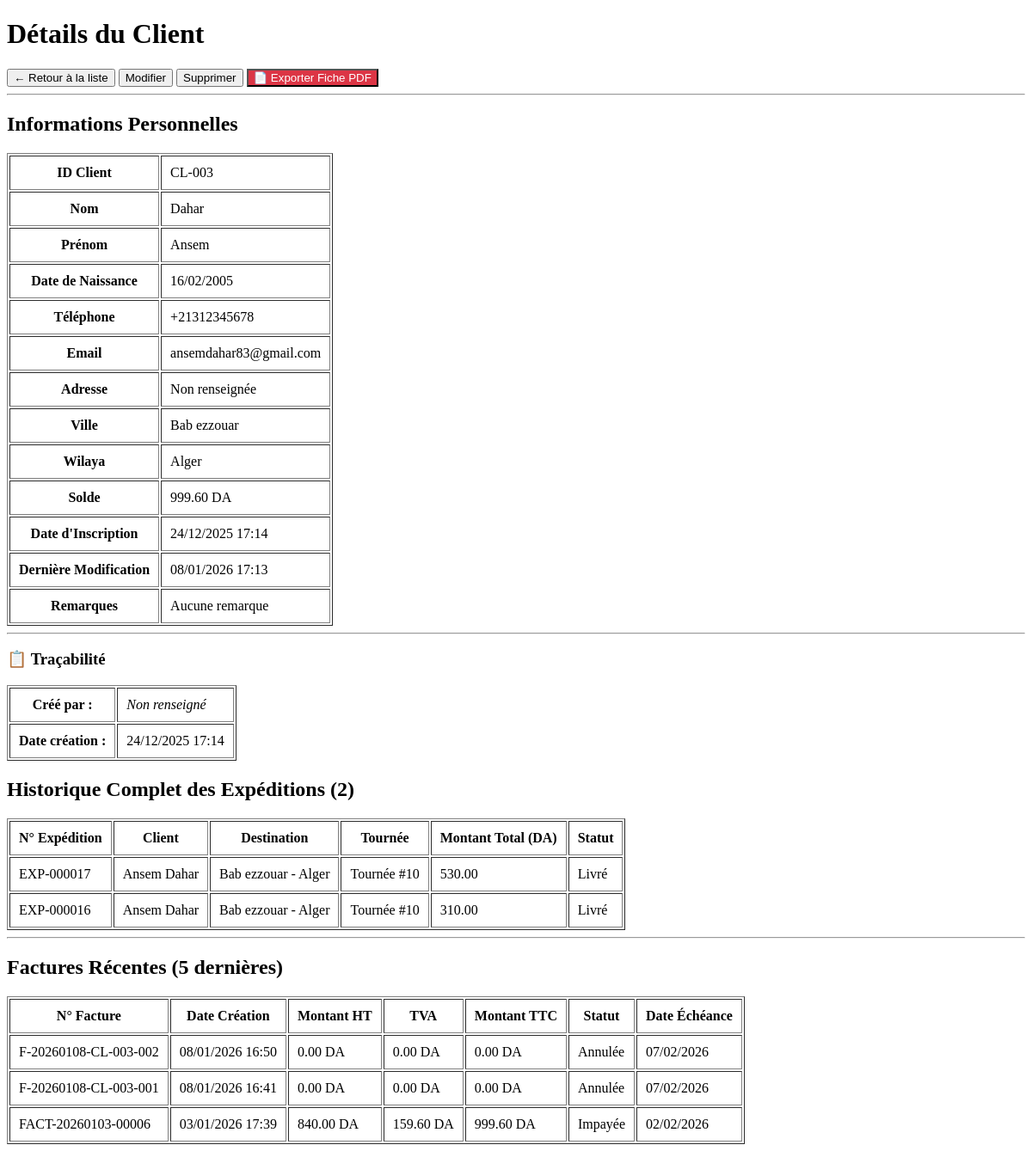
Page /clients/3/ (signed in) on the earlier database version.
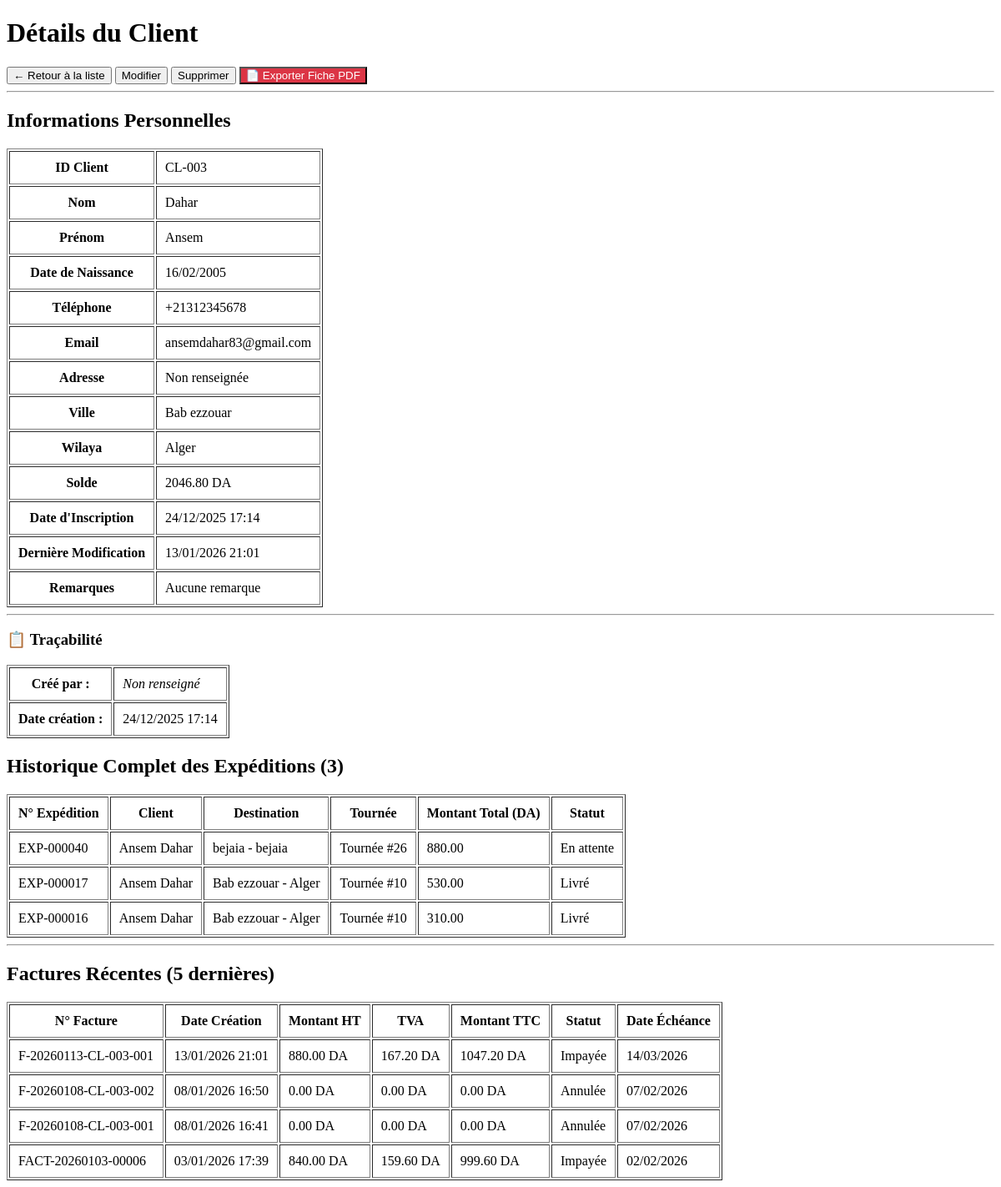
Same page on the later database version.
### app1/models.py (models this page shows, shortened)
class Client(models.Model):
    nom = models.CharField(max_length=20)
    prenom = models.CharField(max_length=20)
    date_naissance = models.DateField(default='2000-01-01')
    telephone = PhoneNumberField(region='DZ', unique=True)
    email = models.EmailField(blank=True, null=True)
    adresse = models.TextField(blank=True, null=True)
    ville = models.CharField(max_length=100, blank=True, null=True)
    wilaya = models.CharField(max_length=100, blank=True, null=True)
    solde = models.DecimalField(max_digits=12, decimal_places=2, default=0.00)
    date_inscription = models.DateTimeField(auto_now_add=True)
    date_modification = models.DateTimeField(auto_now=True)
    remarques = models.TextField(blank=True, null=True)
    compensation_autorisee = models.BooleanField(default=True,help_text="Autoriser la compensation automatique du crédit sur les factures")

class Expedition(models.Model):
    client = models.ForeignKey('Client', on_delete=models.PROTECT)
    destination = models.ForeignKey('Destination', on_delete=models.PROTECT)
    type_service = models.ForeignKey('TypeService', on_delete=models.PROTECT)
    tournee = models.ForeignKey('Tournee', on_delete=models.SET_NULL, null=True, blank=True, related_name='expeditions')
    nom_destinataire = models.CharField(max_length=100)
    telephone_destinataire = PhoneNumberField(region='DZ')
    email_destinataire = models.EmailField()
    adresse_destinataire = models.TextField()
    poids = models.DecimalField(max_digits=8, decimal_places=2, help_text="Poids en kg")
    volume = models.DecimalField(max_digits=8, decimal_places=2, help_text="Volume en m³")
    description = models.TextField(blank=True, null=True)
    montant_total = models.DecimalField(max_digits=10, decimal_places=2, default=0, editable=False)
    date_livraison_prevue = models.DateField(blank=True, null=True, editable=False)
    statut = models.CharField(max_length=20, choices=[('EN_ATTENTE', 'En attente'),('EN_TRANSIT', 'En transit'),('LIVRE', 'Livré'),('ECHEC', 'Échec'),('REENVOYE', 'Réexpédié'),], default='EN_ATTENTE')
    date_creation = models.DateTimeField(auto_now_add=True)
    date_livraison_reelle = models.DateField(blank=True, null=True)
    remarques = models.TextField(blank=True, null=True)
    cree_par = models.ForeignKey(settings.AUTH_USER_MODEL,on_delete=models.SET_NULL,null=True,blank=True,related_name='expeditions_crees',verbose_name="Créé par")
    modifie_par = models.ForeignKey(settings.AUTH_USER_MODEL,on_delete=models.SET_NULL,null=True,blank=True,related_name='expeditions_modifies',verbose_name="Modifié par")

class Destination(models.Model):
    ville = models.CharField(max_length=100, blank=True, null=True)
    wilaya = models.CharField(max_length=100)
    pays = models.CharField(max_length=100, default='Algérie')
    zone_geographique = models.CharField(max_length=20, choices=[('LOCALE', 'Locale (même wilaya)'),('NATIONALE', 'Nationale'),('INTERNATIONALE', 'Internationale'),])
    zone_logistique = models.CharField(max_length=10, choices=[('CENTRE', 'Centre (Alger, Blida...)'),('EST', 'Est (Constantine, Annaba, Sétif...)'),('OUEST', 'Ouest (Oran, Tlemcen, Sidi Bel Abbès...)'),('SUD', 'Sud (Tamanrasset, Adrar, Bechar...)'),], default='CENTRE')
    distance_estimee = models.IntegerField(help_text="Distance en km depuis le dépôt principal")
    tarif_base = models.DecimalField(max_digits=10, decimal_places=2, default=0, help_text="Tarif de base en DA")
    delai_livraison_estime = models.IntegerField(default=1, help_text="Délai estimé en jours")
    code_postal = models.CharField(max_length=10, blank=True, null=True)
    date_creation = models.DateTimeField(auto_now_add=True)
    date_modification = models.DateTimeField(auto_now=True)
    remarques = models.TextField(blank=True, null=True)

class Tournee(models.Model):
    chauffeur = models.ForeignKey('Chauffeur', on_delete=models.PROTECT)
    vehicule = models.ForeignKey('Vehicule', on_delete=models.PROTECT)
    date_depart = models.DateTimeField()
    date_retour_prevue = models.DateTimeField(blank=True, null=True)
    date_retour_reelle = models.DateTimeField(blank=True, null=True)
    zone_cible = models.CharField(max_length=10, choices=[('CENTRE', 'Centre'), ('EST', 'Est'), ('OUEST', 'Ouest'), ('SUD', 'Sud')])
    kilometrage_depart = models.PositiveIntegerField(blank=True, null=True, editable=False)
    kilometrage_arrivee = models.PositiveIntegerField(blank=True, null=True)
    kilometrage_parcouru = models.PositiveIntegerField(blank=True, null=True, editable=False)
    consommation_carburant = models.DecimalField(max_digits=6, decimal_places=2, blank=True, null=True, editable=False)
    statut = models.CharField(max_length=20, choices=[('PREVUE', 'Prévue'), ('EN_COURS', 'En cours'), ('TERMINEE', 'Terminée')], default='PREVUE')
    est_privee = models.BooleanField(default=False, help_text="Tournée privée EXPRESS")
    remarques = models.TextField(blank=True, null=True)
    date_creation = models.DateTimeField(auto_now_add=True)
    date_modification = models.DateTimeField(auto_now=True)
    cree_par = models.ForeignKey(settings.AUTH_USER_MODEL,on_delete=models.SET_NULL,null=True,blank=True,related_name='tournees_crees',verbose_name="Créé par")
    modifie_par = models.ForeignKey(settings.AUTH_USER_MODEL,on_delete=models.SET_NULL,null=True,blank=True,related_name='tournees_modifies',verbose_name="Modifié par")

class Facture(models.Model):
    client = models.ForeignKey('Client', on_delete=models.CASCADE, related_name='factures')
    expeditions = models.ManyToManyField('Expedition', related_name='factures')
    numero_facture = models.CharField(max_length=50, unique=True, blank=True)
    montant_ht = models.DecimalField(max_digits=10, decimal_places=2, default=0)
    montant_tva = models.DecimalField(max_digits=10, decimal_places=2, default=0)
    montant_ttc = models.DecimalField(max_digits=10, decimal_places=2, default=0)
    taux_tva = models.DecimalField(max_digits=5, decimal_places=2, default=19.00)
    date_creation = models.DateTimeField(auto_now_add=True)
    date_echeance = models.DateField()
    statut = models.CharField(max_length=20, choices=[('IMPAYEE', 'Impayée'),('PARTIELLEMENT_PAYEE', 'Partiellement payée'),('PAYEE', 'Payée'),('EN_RETARD', 'En retard'),('ANNULEE', 'Annulée'),], default='IMPAYEE')
    remarques = models.TextField(blank=True, null=True)
    cree_par = models.ForeignKey(settings.AUTH_USER_MODEL,on_delete=models.SET_NULL,null=True,blank=True,related_name='factures_creees',verbose_name="Créé par (agent)")
    class Meta:
        ordering = ['-date_creation']

### app1/views.py (the view)
# urls.py: path('clients/<int:client_id>/', views.detail_client, name='detail_client'),
@login_required
def detail_client(request, client_id):
    client = get_object_or_404(Client, id=client_id)
    expeditions = client.expedition_set.all().order_by('-date_creation')
    stats_client = {
        'total_expeditions': expeditions.count(),
        'expeditions_livrees': expeditions.filter(statut='LIVRE').count(),
        'expeditions_en_cours': expeditions.filter(statut='EN_TRANSIT').count(),
        'expeditions_en_attente': expeditions.filter(statut='EN_ATTENTE').count(),
        'total_depense': expeditions.aggregate(Sum('montant_total'))['montant_total__sum'] or 0,
    }
    factures = client.factures.all().order_by('-date_creation')[:5]  # Les 5 dernières
    return render(request, 'clients/detail.html', {
        'client': client,
        'expeditions': expeditions,
        'stats_client': stats_client,
        'factures': factures,
    })

### app1/templates/clients/detail.html (shortened to what this page needs)
<!DOCTYPE html>
<html lang="fr">
<head>
</head>
<body>
    <h1>Détails du Client</h1>
    <a href="{% url 'liste_clients' %}"><button>← Retour à la liste</button></a>
    <a href="{% url 'modifier_client' client.id %}"><button>Modifier</button></a>
    <a href="{% url 'supprimer_client' client.id %}"><button>Supprimer</button></a>
    <a href="{% url 'exporter_client_detail_pdf' client.id %}"><button style="background: #dc3545; color: white;">📄 Exporter Fiche PDF</button></a>
    <hr>
    <h2>Informations Personnelles</h2>
    <table border="1" cellpadding="10">
        <tr>
            <th>ID Client</th>
            <td>CL-{{ client.id|stringformat:"03d" }}</td>
        </tr>
        <tr>
            <th>Nom</th>
            <td>{{ client.nom }}</td>
        </tr>
        <tr>
            <th>Prénom</th>
            <td>{{ client.prenom }}</td>
        </tr>
        <tr>
            <th>Date de Naissance</th>
            <td>{{ client.date_naissance|date:"d/m/Y" }}</td>
        </tr>
        <tr>
            <th>Téléphone</th>
            <td>{{ client.telephone }}</td>
        </tr>
        <tr>
            <th>Email</th>
            <td>{{ client.email|default:"Non renseigné" }}</td>
        </tr>
        <tr>
            <th>Adresse</th>
            <td>{{ client.adresse|default:"Non renseignée" }}</td>
        </tr>
        <tr>
            <th>Ville</th>
            <td>{{ client.ville|default:"Non renseignée" }}</td>
        </tr>
        <tr>
            <th>Wilaya</th>
            <td>{{ client.wilaya|default:"Non renseignée" }}</td>
        </tr>
        <tr>
            <th>Solde</th>
            <td>{{ client.solde|floatformat:2 }} DA</td>
        </tr>
        <tr>
            <th>Date d'Inscription</th>
            <td>{{ client.date_inscription|date:"d/m/Y H:i" }}</td>
        </tr>
        <tr>
            <th>Dernière Modification</th>
            <td>{{ client.date_modification|date:"d/m/Y H:i" }}</td>
        </tr>
        <tr>
            <th>Remarques</th>
            <td>{{ client.remarques|default:"Aucune remarque" }}</td>
        </tr>
    </table>
    <hr>
    <h3>📋 Traçabilité</h3>
    <table border="1" cellpadding="10">
        <tr>
            <th>Créé par :</th>
            <td>
                {% if client.cree_par %}
                    {{ client.cree_par.first_name }} {{ client.cree_par.last_name }}
                    <small>(@{{ client.cree_par.username }})</small>
                {% else %}
                    <em>Non renseigné</em>
                {% endif %}
            </td>
        </tr>
        <tr>
            <th>Date création :</th>
            <td>{{ client.date_inscription|date:"d/m/Y H:i" }}</td>
        </tr>
    </table>
    <h2>Historique Complet des Expéditions ({{ expeditions.count }})</h2>
    {% if expeditions %}
    <table border="1" cellpadding="10">
        <thead>
            <tr>
                <th>N° Expédition</th>
                <th>Client</th>
                <th>Destination</th>
                <th>Tournée</th>
                <th>Montant Total (DA)</th>
                <th>Statut</th>
            </tr>
        </thead>
        <tbody>
            {% for exp in expeditions %}
            <tr>
                <td>EXP-{{ exp.id|stringformat:"06d" }}</td>
                <td>{{ exp.client.prenom }} {{ exp.client.nom }}</td>
                <td>{{ exp.destination.ville }} - {{ exp.destination.wilaya }}</td>
                <td>{% if exp.tournee %}Tournée #{{ exp.tournee.id }}{% else %}—{% endif %}</td>
                <td>{{ exp.montant_total|floatformat:2 }}</td>
                <td>{{ exp.get_statut_display }}</td>
            </tr>
            {% endfor %}
        </tbody>
    </table>
    {% else %}
    <p>Aucune expédition enregistrée pour ce client.</p>
    {% endif %}
    <hr>
    <h2>Factures Récentes (5 dernières)</h2>
    {% if factures %}
    <table border="1" cellpadding="10">
        <thead>
            <tr>
                <th>N° Facture</th>
                <th>Date Création</th>
                <th>Montant HT</th>
                <th>TVA</th>
                <th>Montant TTC</th>
                <th>Statut</th>
                <th>Date Échéance</th>
            </tr>
        </thead>
        <tbody>
            {% for facture in factures %}
            <tr>
                <td>{{ facture.numero_facture }}</td>
                <td>{{ facture.date_creation|date:"d/m/Y H:i" }}</td>
                <td>{{ facture.montant_ht|floatformat:2 }} DA</td>
                <td>{{ facture.montant_tva|floatformat:2 }} DA</td>
                <td>{{ facture.montant_ttc|floatformat:2 }} DA</td>
                <td>{{ facture.get_statut_display }}</td>
                <td>{{ facture.date_echeance|date:"d/m/Y" }}</td>
            </tr>
            {% endfor %}
        </tbody>
    </table>
    {% else %}
    <p>Aucune facture enregistrée.</p>
    {% endif %}
</body>
</html>

Differences in the rows shown:
changed Client "Dahar": solde "999.60" → "2046.80"; date_modification "08/01/2026 17:13" → "13/01/2026 21:01"
added Expedition: id "000040", client.prenom "Ansem", client.nom "Dahar", destination.ville "bejaia", destination.wilaya "bejaia", tournee.id "26", montant_total "880.00", statut "En attente"
added Facture: numero_facture "F-20260113-CL-003-001", date_creation "13/01/2026 21:01", montant_ht "880.00", montant_tva "167.20", montant_ttc "1047.20", statut "Impayée", date_echeance "14/03/2026"
Other differences:
{{ expeditions.count }}: "2" → "3"
